Frame 1 (no input): blank canvas, image omitted
Frame 60 (no input): blank canvas, image omitted
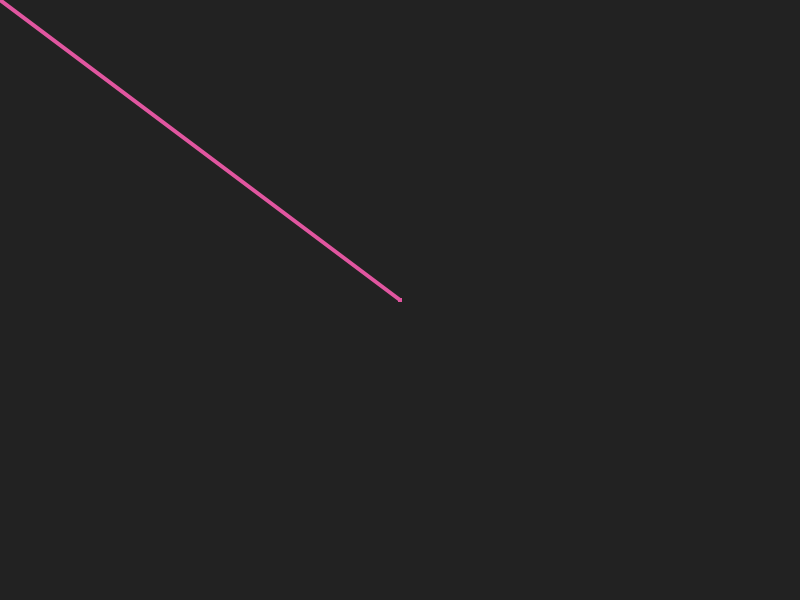
Frame 120 (the mouse pressed at the canvas centre since frame 60)

The p5.js sketch whose frames 1 and 60 were blank and that drew this single picture after the mouse press (run headless with seeded random() and noise() and a simulated clock; from frame 60 on, the mouse is pressed at the canvas centre):

// p5.js sketch
// ── sketch.js
function setup() {
  createCanvas(800, 600);
  colorMode(HSL);
  background("#222222");
  strokeWeight(4);
  stroke(328, 70, 61);
}

function draw() {
  line(pmouseX, pmouseY, mouseX, mouseY);
}
